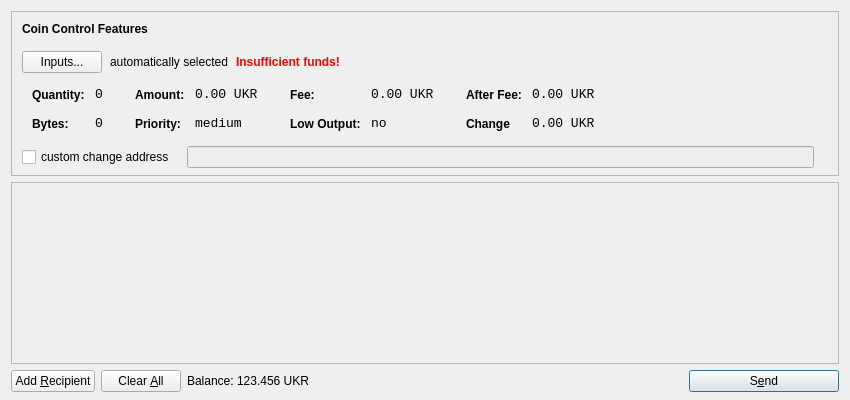
<?xml version="1.0" encoding="UTF-8"?>
<ui version="4.0">
 <class>SendCoinsDialog</class>
 <widget class="QDialog" name="SendCoinsDialog">
  <property name="geometry">
   <rect>
    <x>0</x>
    <y>0</y>
    <width>850</width>
    <height>400</height>
   </rect>
  </property>
  <property name="windowTitle">
   <string>Send Coins</string>
  </property>
  <layout class="QVBoxLayout" name="verticalLayout" stretch="0,1,0">
   <property name="bottomMargin">
    <number>8</number>
   </property>
   <item>
    <widget class="QFrame" name="frameCoinControl">
     <property name="sizePolicy">
      <sizepolicy hsizetype="Expanding" vsizetype="Expanding">
       <horstretch>0</horstretch>
       <verstretch>0</verstretch>
      </sizepolicy>
     </property>
     <property name="maximumSize">
      <size>
       <width>16777215</width>
       <height>16777215</height>
      </size>
     </property>
     <property name="frameShape">
      <enum>QFrame::StyledPanel</enum>
     </property>
     <property name="frameShadow">
      <enum>QFrame::Sunken</enum>
     </property>
     <layout class="QVBoxLayout" name="verticalLayoutCoinControl2">
      <property name="spacing">
       <number>-1</number>
      </property>
      <property name="leftMargin">
       <number>0</number>
      </property>
      <property name="topMargin">
       <number>0</number>
      </property>
      <property name="rightMargin">
       <number>0</number>
      </property>
      <property name="bottomMargin">
       <number>6</number>
      </property>
      <item>
       <layout class="QVBoxLayout" name="verticalLayoutCoinControl" stretch="0,0,0,0,1">
        <property name="spacing">
         <number>0</number>
        </property>
        <property name="leftMargin">
         <number>10</number>
        </property>
        <property name="topMargin">
         <number>10</number>
        </property>
        <item>
         <layout class="QHBoxLayout" name="horizontalLayoutCoinControl1">
          <property name="bottomMargin">
           <number>15</number>
          </property>
          <item>
           <widget class="QLabel" name="labelCoinControlFeatures">
            <property name="sizePolicy">
             <sizepolicy hsizetype="Preferred" vsizetype="Maximum">
              <horstretch>0</horstretch>
              <verstretch>0</verstretch>
             </sizepolicy>
            </property>
            <property name="font">
             <font>
              <weight>75</weight>
              <bold>true</bold>
             </font>
            </property>
            <property name="styleSheet">
             <string notr="true">font-weight:bold;</string>
            </property>
            <property name="text">
             <string>Coin Control Features</string>
            </property>
           </widget>
          </item>
         </layout>
        </item>
        <item>
         <layout class="QHBoxLayout" name="horizontalLayoutCoinControl2" stretch="0,0,0,0">
          <property name="spacing">
           <number>8</number>
          </property>
          <property name="bottomMargin">
           <number>10</number>
          </property>
          <item>
           <widget class="QPushButton" name="pushButtonCoinControl">
            <property name="styleSheet">
             <string notr="true"/>
            </property>
            <property name="text">
             <string>Inputs...</string>
            </property>
           </widget>
          </item>
          <item>
           <widget class="QLabel" name="labelCoinControlAutomaticallySelected">
            <property name="text">
             <string>automatically selected</string>
            </property>
            <property name="margin">
             <number>5</number>
            </property>
           </widget>
          </item>
          <item>
           <widget class="QLabel" name="labelCoinControlInsuffFunds">
            <property name="font">
             <font>
              <weight>75</weight>
              <bold>true</bold>
             </font>
            </property>
            <property name="styleSheet">
             <string notr="true">color:red;font-weight:bold;</string>
            </property>
            <property name="text">
             <string>Insufficient funds!</string>
            </property>
            <property name="margin">
             <number>5</number>
            </property>
           </widget>
          </item>
          <item>
           <spacer name="horizontalSpacerCoinControl">
            <property name="orientation">
             <enum>Qt::Horizontal</enum>
            </property>
            <property name="sizeHint" stdset="0">
             <size>
              <width>40</width>
              <height>1</height>
             </size>
            </property>
           </spacer>
          </item>
         </layout>
        </item>
        <item>
         <widget class="QWidget" name="widgetCoinControl" native="true">
          <property name="sizePolicy">
           <sizepolicy hsizetype="Preferred" vsizetype="Preferred">
            <horstretch>0</horstretch>
            <verstretch>0</verstretch>
           </sizepolicy>
          </property>
          <property name="minimumSize">
           <size>
            <width>0</width>
            <height>0</height>
           </size>
          </property>
          <property name="styleSheet">
           <string notr="true"/>
          </property>
          <layout class="QHBoxLayout" name="horizontalLayoutCoinControl5">
           <property name="margin">
            <number>0</number>
           </property>
           <item>
            <layout class="QHBoxLayout" name="horizontalLayoutCoinControl3" stretch="0,0,0,1">
             <property name="spacing">
              <number>20</number>
             </property>
             <property name="topMargin">
              <number>0</number>
             </property>
             <property name="bottomMargin">
              <number>10</number>
             </property>
             <item>
              <layout class="QFormLayout" name="formLayoutCoinControl1">
               <property name="horizontalSpacing">
                <number>10</number>
               </property>
               <property name="verticalSpacing">
                <number>14</number>
               </property>
               <property name="leftMargin">
                <number>10</number>
               </property>
               <property name="topMargin">
                <number>4</number>
               </property>
               <property name="rightMargin">
                <number>6</number>
               </property>
               <item row="0" column="0">
                <widget class="QLabel" name="labelCoinControlQuantityText">
                 <property name="styleSheet">
                  <string notr="true">font-weight:bold;</string>
                 </property>
                 <property name="text">
                  <string>Quantity:</string>
                 </property>
                 <property name="margin">
                  <number>0</number>
                 </property>
                </widget>
               </item>
               <item row="0" column="1">
                <widget class="QLabel" name="labelCoinControlQuantity">
                 <property name="font">
                  <font>
                   <family>Monospace</family>
                   <pointsize>10</pointsize>
                  </font>
                 </property>
                 <property name="cursor">
                  <cursorShape>IBeamCursor</cursorShape>
                 </property>
                 <property name="contextMenuPolicy">
                  <enum>Qt::ActionsContextMenu</enum>
                 </property>
                 <property name="text">
                  <string>0</string>
                 </property>
                 <property name="margin">
                  <number>0</number>
                 </property>
                 <property name="textInteractionFlags">
                  <set>Qt::LinksAccessibleByMouse|Qt::TextSelectableByKeyboard|Qt::TextSelectableByMouse</set>
                 </property>
                </widget>
               </item>
               <item row="1" column="0">
                <widget class="QLabel" name="labelCoinControlBytesText">
                 <property name="styleSheet">
                  <string notr="true">font-weight:bold;</string>
                 </property>
                 <property name="text">
                  <string>Bytes:</string>
                 </property>
                </widget>
               </item>
               <item row="1" column="1">
                <widget class="QLabel" name="labelCoinControlBytes">
                 <property name="font">
                  <font>
                   <family>Monospace</family>
                   <pointsize>10</pointsize>
                  </font>
                 </property>
                 <property name="cursor">
                  <cursorShape>IBeamCursor</cursorShape>
                 </property>
                 <property name="contextMenuPolicy">
                  <enum>Qt::ActionsContextMenu</enum>
                 </property>
                 <property name="text">
                  <string>0</string>
                 </property>
                 <property name="textInteractionFlags">
                  <set>Qt::LinksAccessibleByMouse|Qt::TextSelectableByKeyboard|Qt::TextSelectableByMouse</set>
                 </property>
                </widget>
               </item>
              </layout>
             </item>
             <item>
              <layout class="QFormLayout" name="formLayoutCoinControl2">
               <property name="horizontalSpacing">
                <number>10</number>
               </property>
               <property name="verticalSpacing">
                <number>14</number>
               </property>
               <property name="leftMargin">
                <number>6</number>
               </property>
               <property name="topMargin">
                <number>4</number>
               </property>
               <property name="rightMargin">
                <number>6</number>
               </property>
               <item row="0" column="0">
                <widget class="QLabel" name="labelCoinControlAmountText">
                 <property name="styleSheet">
                  <string notr="true">font-weight:bold;</string>
                 </property>
                 <property name="text">
                  <string>Amount:</string>
                 </property>
                 <property name="margin">
                  <number>0</number>
                 </property>
                </widget>
               </item>
               <item row="0" column="1">
                <widget class="QLabel" name="labelCoinControlAmount">
                 <property name="font">
                  <font>
                   <family>Monospace</family>
                   <pointsize>10</pointsize>
                  </font>
                 </property>
                 <property name="cursor">
                  <cursorShape>IBeamCursor</cursorShape>
                 </property>
                 <property name="contextMenuPolicy">
                  <enum>Qt::ActionsContextMenu</enum>
                 </property>
                 <property name="text">
                  <string>0.00 UKR</string>
                 </property>
                 <property name="textInteractionFlags">
                  <set>Qt::LinksAccessibleByMouse|Qt::TextSelectableByKeyboard|Qt::TextSelectableByMouse</set>
                 </property>
                </widget>
               </item>
               <item row="1" column="0">
                <widget class="QLabel" name="labelCoinControlPriorityText">
                 <property name="styleSheet">
                  <string notr="true">font-weight:bold;</string>
                 </property>
                 <property name="text">
                  <string>Priority:</string>
                 </property>
                </widget>
               </item>
               <item row="1" column="1">
                <widget class="QLabel" name="labelCoinControlPriority">
                 <property name="font">
                  <font>
                   <family>Monospace</family>
                   <pointsize>10</pointsize>
                  </font>
                 </property>
                 <property name="cursor">
                  <cursorShape>IBeamCursor</cursorShape>
                 </property>
                 <property name="contextMenuPolicy">
                  <enum>Qt::ActionsContextMenu</enum>
                 </property>
                 <property name="text">
                  <string>medium</string>
                 </property>
                 <property name="textInteractionFlags">
                  <set>Qt::LinksAccessibleByMouse|Qt::TextSelectableByKeyboard|Qt::TextSelectableByMouse</set>
                 </property>
                </widget>
               </item>
              </layout>
             </item>
             <item>
              <layout class="QFormLayout" name="formLayoutCoinControl3">
               <property name="horizontalSpacing">
                <number>10</number>
               </property>
               <property name="verticalSpacing">
                <number>14</number>
               </property>
               <property name="leftMargin">
                <number>6</number>
               </property>
               <property name="topMargin">
                <number>4</number>
               </property>
               <property name="rightMargin">
                <number>6</number>
               </property>
               <item row="0" column="0">
                <widget class="QLabel" name="labelCoinControlFeeText">
                 <property name="styleSheet">
                  <string notr="true">font-weight:bold;</string>
                 </property>
                 <property name="text">
                  <string>Fee:</string>
                 </property>
                 <property name="margin">
                  <number>0</number>
                 </property>
                </widget>
               </item>
               <item row="0" column="1">
                <widget class="QLabel" name="labelCoinControlFee">
                 <property name="font">
                  <font>
                   <family>Monospace</family>
                   <pointsize>10</pointsize>
                  </font>
                 </property>
                 <property name="cursor">
                  <cursorShape>IBeamCursor</cursorShape>
                 </property>
                 <property name="contextMenuPolicy">
                  <enum>Qt::ActionsContextMenu</enum>
                 </property>
                 <property name="text">
                  <string>0.00 UKR</string>
                 </property>
                 <property name="textInteractionFlags">
                  <set>Qt::LinksAccessibleByMouse|Qt::TextSelectableByKeyboard|Qt::TextSelectableByMouse</set>
                 </property>
                </widget>
               </item>
               <item row="1" column="0">
                <widget class="QLabel" name="labelCoinControlLowOutputText">
                 <property name="styleSheet">
                  <string notr="true">font-weight:bold;</string>
                 </property>
                 <property name="text">
                  <string>Low Output:</string>
                 </property>
                </widget>
               </item>
               <item row="1" column="1">
                <widget class="QLabel" name="labelCoinControlLowOutput">
                 <property name="font">
                  <font>
                   <family>Monospace</family>
                   <pointsize>10</pointsize>
                  </font>
                 </property>
                 <property name="cursor">
                  <cursorShape>IBeamCursor</cursorShape>
                 </property>
                 <property name="contextMenuPolicy">
                  <enum>Qt::ActionsContextMenu</enum>
                 </property>
                 <property name="text">
                  <string>no</string>
                 </property>
                 <property name="textInteractionFlags">
                  <set>Qt::LinksAccessibleByMouse|Qt::TextSelectableByKeyboard|Qt::TextSelectableByMouse</set>
                 </property>
                </widget>
               </item>
              </layout>
             </item>
             <item>
              <layout class="QFormLayout" name="formLayoutCoinControl4">
               <property name="horizontalSpacing">
                <number>10</number>
               </property>
               <property name="verticalSpacing">
                <number>14</number>
               </property>
               <property name="leftMargin">
                <number>6</number>
               </property>
               <property name="topMargin">
                <number>4</number>
               </property>
               <property name="rightMargin">
                <number>6</number>
               </property>
               <item row="0" column="0">
                <widget class="QLabel" name="labelCoinControlAfterFeeText">
                 <property name="styleSheet">
                  <string notr="true">font-weight:bold;</string>
                 </property>
                 <property name="text">
                  <string>After Fee:</string>
                 </property>
                 <property name="margin">
                  <number>0</number>
                 </property>
                </widget>
               </item>
               <item row="0" column="1">
                <widget class="QLabel" name="labelCoinControlAfterFee">
                 <property name="font">
                  <font>
                   <family>Monospace</family>
                   <pointsize>10</pointsize>
                  </font>
                 </property>
                 <property name="cursor">
                  <cursorShape>IBeamCursor</cursorShape>
                 </property>
                 <property name="contextMenuPolicy">
                  <enum>Qt::ActionsContextMenu</enum>
                 </property>
                 <property name="text">
                  <string>0.00 UKR</string>
                 </property>
                 <property name="textInteractionFlags">
                  <set>Qt::LinksAccessibleByMouse|Qt::TextSelectableByKeyboard|Qt::TextSelectableByMouse</set>
                 </property>
                </widget>
               </item>
               <item row="1" column="0">
                <widget class="QLabel" name="labelCoinControlChangeText">
                 <property name="styleSheet">
                  <string notr="true">font-weight:bold;</string>
                 </property>
                 <property name="text">
                  <string>Change</string>
                 </property>
                </widget>
               </item>
               <item row="1" column="1">
                <widget class="QLabel" name="labelCoinControlChange">
                 <property name="font">
                  <font>
                   <family>Monospace</family>
                   <pointsize>10</pointsize>
                  </font>
                 </property>
                 <property name="cursor">
                  <cursorShape>IBeamCursor</cursorShape>
                 </property>
                 <property name="contextMenuPolicy">
                  <enum>Qt::ActionsContextMenu</enum>
                 </property>
                 <property name="text">
                  <string>0.00 UKR</string>
                 </property>
                 <property name="textInteractionFlags">
                  <set>Qt::LinksAccessibleByMouse|Qt::TextSelectableByKeyboard|Qt::TextSelectableByMouse</set>
                 </property>
                </widget>
               </item>
              </layout>
             </item>
            </layout>
           </item>
          </layout>
         </widget>
        </item>
        <item>
         <layout class="QHBoxLayout" name="horizontalLayoutCoinControl4" stretch="0,0,0">
          <property name="spacing">
           <number>12</number>
          </property>
          <property name="sizeConstraint">
           <enum>QLayout::SetDefaultConstraint</enum>
          </property>
          <property name="topMargin">
           <number>5</number>
          </property>
          <property name="rightMargin">
           <number>5</number>
          </property>
          <item>
           <widget class="QCheckBox" name="checkBoxCoinControlChange">
            <property name="text">
             <string>custom change address</string>
            </property>
           </widget>
          </item>
          <item>
           <widget class="QLineEdit" name="lineEditCoinControlChange">
            <property name="enabled">
             <bool>false</bool>
            </property>
            <property name="sizePolicy">
             <sizepolicy hsizetype="Expanding" vsizetype="Fixed">
              <horstretch>0</horstretch>
              <verstretch>0</verstretch>
             </sizepolicy>
            </property>
           </widget>
          </item>
          <item>
           <widget class="QLabel" name="labelCoinControlChangeLabel">
            <property name="sizePolicy">
             <sizepolicy hsizetype="Preferred" vsizetype="Expanding">
              <horstretch>0</horstretch>
              <verstretch>0</verstretch>
             </sizepolicy>
            </property>
            <property name="minimumSize">
             <size>
              <width>0</width>
              <height>0</height>
             </size>
            </property>
            <property name="text">
             <string/>
            </property>
            <property name="margin">
             <number>3</number>
            </property>
           </widget>
          </item>
         </layout>
        </item>
        <item>
         <spacer name="verticalSpacerCoinControl">
          <property name="orientation">
           <enum>Qt::Vertical</enum>
          </property>
          <property name="sizeHint" stdset="0">
           <size>
            <width>800</width>
            <height>1</height>
           </size>
          </property>
         </spacer>
        </item>
       </layout>
      </item>
     </layout>
    </widget>
   </item>
   <item>
    <widget class="QScrollArea" name="scrollArea">
     <property name="widgetResizable">
      <bool>true</bool>
     </property>
     <widget class="QWidget" name="scrollAreaWidgetContents">
      <property name="geometry">
       <rect>
        <x>0</x>
        <y>0</y>
        <width>830</width>
        <height>165</height>
       </rect>
      </property>
      <layout class="QVBoxLayout" name="verticalLayout_2">
       <property name="margin">
        <number>0</number>
       </property>
       <item>
        <layout class="QVBoxLayout" name="entries">
         <property name="spacing">
          <number>6</number>
         </property>
        </layout>
       </item>
       <item>
        <spacer name="verticalSpacer">
         <property name="orientation">
          <enum>Qt::Vertical</enum>
         </property>
         <property name="sizeHint" stdset="0">
          <size>
           <width>20</width>
           <height>40</height>
          </size>
         </property>
        </spacer>
       </item>
      </layout>
     </widget>
    </widget>
   </item>
   <item>
    <layout class="QHBoxLayout" name="horizontalLayout">
     <item>
      <widget class="QPushButton" name="addButton">
       <property name="toolTip">
        <string>Send to multiple recipients at once</string>
       </property>
       <property name="text">
        <string>Add &amp;Recipient</string>
       </property>
       <property name="icon">
        <iconset resource="../bitcoin.qrc">
         <normaloff>:/icons/add</normaloff>:/icons/add</iconset>
       </property>
       <property name="autoDefault">
        <bool>false</bool>
       </property>
      </widget>
     </item>
     <item>
      <widget class="QPushButton" name="clearButton">
       <property name="sizePolicy">
        <sizepolicy hsizetype="Minimum" vsizetype="Fixed">
         <horstretch>0</horstretch>
         <verstretch>0</verstretch>
        </sizepolicy>
       </property>
       <property name="toolTip">
        <string>Remove all transaction fields</string>
       </property>
       <property name="text">
        <string>Clear &amp;All</string>
       </property>
       <property name="icon">
        <iconset resource="../bitcoin.qrc">
         <normaloff>:/icons/remove</normaloff>:/icons/remove</iconset>
       </property>
       <property name="autoRepeatDelay">
        <number>300</number>
       </property>
       <property name="autoDefault">
        <bool>false</bool>
       </property>
      </widget>
     </item>
     <item>
      <layout class="QHBoxLayout" name="horizontalLayout_2">
       <property name="spacing">
        <number>3</number>
       </property>
       <item>
        <widget class="QLabel" name="label">
         <property name="sizePolicy">
          <sizepolicy hsizetype="Preferred" vsizetype="Fixed">
           <horstretch>0</horstretch>
           <verstretch>0</verstretch>
          </sizepolicy>
         </property>
         <property name="text">
          <string>Balance:</string>
         </property>
        </widget>
       </item>
       <item>
        <widget class="QLabel" name="labelBalance">
         <property name="sizePolicy">
          <sizepolicy hsizetype="Preferred" vsizetype="Fixed">
           <horstretch>0</horstretch>
           <verstretch>0</verstretch>
          </sizepolicy>
         </property>
         <property name="cursor">
          <cursorShape>IBeamCursor</cursorShape>
         </property>
         <property name="text">
          <string>123.456 UKR</string>
         </property>
         <property name="textInteractionFlags">
          <set>Qt::LinksAccessibleByMouse|Qt::TextSelectableByKeyboard|Qt::TextSelectableByMouse</set>
         </property>
        </widget>
       </item>
      </layout>
     </item>
     <item>
      <spacer name="horizontalSpacer">
       <property name="orientation">
        <enum>Qt::Horizontal</enum>
       </property>
       <property name="sizeHint" stdset="0">
        <size>
         <width>40</width>
         <height>20</height>
        </size>
       </property>
      </spacer>
     </item>
     <item>
      <widget class="QPushButton" name="sendButton">
       <property name="minimumSize">
        <size>
         <width>150</width>
         <height>0</height>
        </size>
       </property>
       <property name="toolTip">
        <string>Confirm the send action</string>
       </property>
       <property name="text">
        <string>S&amp;end</string>
       </property>
       <property name="icon">
        <iconset resource="../bitcoin.qrc">
         <normaloff>:/icons/send</normaloff>:/icons/send</iconset>
       </property>
       <property name="default">
        <bool>true</bool>
       </property>
      </widget>
     </item>
    </layout>
   </item>
  </layout>
 </widget>
 <resources>
  <include location="../bitcoin.qrc"/>
 </resources>
 <connections/>
</ui>
